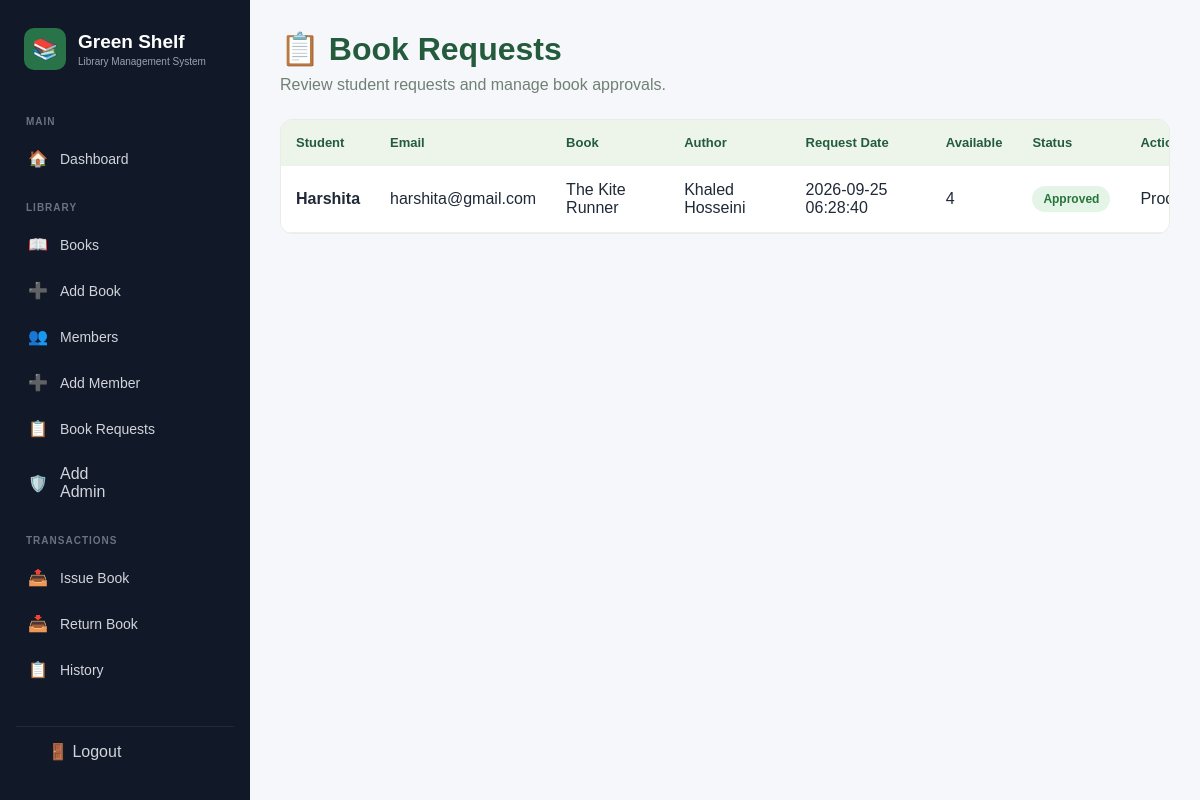
Page /book-requests.php (signed in) on the committed database.
### tables this page shows
CREATE TABLE `book_requests` (
  `id` int(11) NOT NULL,
  `member_id` int(11) NOT NULL,
  `book_id` int(11) NOT NULL,
  `request_date` timestamp NOT NULL DEFAULT current_timestamp(),
  `status` enum('Pending','Approved','Rejected') NOT NULL DEFAULT 'Pending'
);

CREATE TABLE `members` (
  `id` int(11) NOT NULL,
  `member_name` varchar(100) NOT NULL,
  `email` varchar(100) DEFAULT NULL,
  `phone` varchar(20) DEFAULT NULL,
  `address` text DEFAULT NULL,
  `password` varchar(255) DEFAULT NULL,
  `created_at` timestamp NOT NULL DEFAULT current_timestamp()
);

CREATE TABLE `books` (
  `id` int(11) NOT NULL,
  `title` varchar(150) NOT NULL,
  `author` varchar(100) NOT NULL,
  `isbn` varchar(50) DEFAULT NULL,
  `category` varchar(100) DEFAULT NULL,
  `quantity` int(11) NOT NULL DEFAULT 1,
  `available` int(11) NOT NULL DEFAULT 1,
  `created_at` timestamp NOT NULL DEFAULT current_timestamp()
);

### book-requests.php (the view, shortened to what this page needs)
<?php
require_once __DIR__ . "/config/db.php";
$sql = "SELECT
            r.id,
            r.request_date,
            r.status,
            m.member_name,
            m.email,
            b.title,
            b.author,
            b.available
        FROM book_requests r
        JOIN members m ON r.member_id = m.id
        JOIN books b ON r.book_id = b.id
        ORDER BY
            CASE WHEN r.status = 'Pending' THEN 0 ELSE 1 END,
            r.id DESC";
$result = mysqli_query($conn, $sql);
?>
<!DOCTYPE html>
<html lang="en">
<head>
    <link rel="stylesheet" href="assets/css/style.css">
</head>
<body>
<?php include __DIR__ . "/includes/sidebar.php"; ?>
<main class="requests-page">
    <div class="requests-heading">
        <h1>📋 Book Requests</h1>
        <p>Review student requests and manage book approvals.</p>
    </div>
    <?php if ($result && mysqli_num_rows($result) > 0): ?>
        <div class="requests-table-container">
            <table class="requests-table">
                <thead>
                    <tr>
                        <th>Student</th>
                        <th>Email</th>
                        <th>Book</th>
                        <th>Author</th>
                        <th>Request Date</th>
                        <th>Available</th>
                        <th>Status</th>
                        <th>Action</th>
                    </tr>
                </thead>
                <tbody>
                    <?php while ($request = mysqli_fetch_assoc($result)): ?>
                        <tr>
                            <td>
                                <strong>
                                    <?php echo htmlspecialchars($request["member_name"]); ?>
                                </strong>
                            </td>
                            <td>
                                <?php echo htmlspecialchars($request["email"]); ?>
                            </td>
                            <td>
                                <?php echo htmlspecialchars($request["title"]); ?>
                            </td>
                            <td>
                                <?php echo htmlspecialchars($request["author"]); ?>
                            </td>
                            <td>
                                <?php echo htmlspecialchars($request["request_date"]); ?>
                            </td>
                            <td>
                                <?php echo (int) $request["available"]; ?>
                            </td>
                            <td>
                                <?php
                                    $statusClass = "status-pending";
                                    if ($request["status"] === "Approved") {
                                        $statusClass = "status-approved";
                                    } elseif ($request["status"] === "Rejected") {
                                        $statusClass = "status-rejected";
                                    }
                                ?>
                                <span class="request-status <?php echo $statusClass; ?>">
                                    <?php echo htmlspecialchars($request["status"]); ?>
                                </span>
                            </td>
                            <td>
                                <?php if ($request["status"] === "Pending"): ?>
                                    <div class="request-actions">
                                        <form method="POST">
                                            <input
                                                type="hidden"
                                                name="request_id"
                                                value="<?php echo (int) $request["id"]; ?>"
                                            >
                                            <input
                                                type="hidden"
                                                name="action"
                                                value="approve"
                                            >
                                            <label>
                                                Due date
                                                <input
                                                    type="date"
                                                    name="due_date"
                                                    min="<?php echo date('Y-m-d'); ?>"
                                                    value="<?php echo date('Y-m-d', strtotime('+14 days')); ?>"
                                                    required
                                                >
                                            </label>
                                            <button
                                                type="submit"
                                                class="approve-btn"
                                                <?php echo (int) $request["available"] <= 0 ? "disabled" : ""; ?>
                                            >
                                                ✓ Approve & Issue
                                            </button>
                                        </form>
                                        <form method="POST"
                                              onsubmit="return confirm('Reject this book request?');">
                                            <input
                                                type="hidden"
                                                name="request_id"
                                                value="<?php echo (int) $request["id"]; ?>"
                                            >
                                            <input
                                                type="hidden"
                                                name="action"
                                                value="reject"
                                            >
                                            <button type="submit" class="reject-btn">
                                                ✕ Reject Request
                                            </button>
                                        </form>
                                    </div>
                                <?php else: ?>
                                    <span>Processed</span>
                                <?php endif; ?>
                            </td>
                        </tr>
                    <?php endwhile; ?>
                </tbody>
            </table>
        </div>
    <?php endif; ?>
</main>
</body>
</html>

### assets/css/style.css (style rules this page uses)
* { box-sizing: border-box; margin: 0; padding: 0; }
body { font-family: Arial, sans-serif; background: #f5f7fb; color: #1f2937; min-height: 100vh; }
main { margin-left: 250px; padding: 35px; }
table { width: 100%; border-collapse: collapse; }
th { text-align: left; background: #f9fafb; color: #6b7280; font-size: 13px; padding: 14px; }
td { padding: 14px; border-top: 1px solid #e5e7eb; }
html { scroll-behavior: smooth; }

### book-requests.php (style rules this page uses)
.requests-page { padding: 30px; }
.requests-heading { margin-bottom: 25px; }
.requests-heading h1 { color: #245b3c; margin-bottom: 8px; }
.requests-heading p { color: #718074; }
.requests-table-container { overflow-x: auto; background: white; border: 1px solid #e7eee6; border-radius: 12px; }
.requests-table { width: 100%; min-width: 950px; border-collapse: collapse; }
.requests-table th, .requests-table td { padding: 15px; text-align: left; border-bottom: 1px solid #edf1eb; }
.requests-table th { background: #edf5eb; color: #245b3c; }
.request-status { display: inline-block; padding: 6px 11px; border-radius: 20px; font-size: 12px; font-weight: 600; }
.status-approved { background: #e4f5e7; color: #28743b; }

### rows in the picture
book_requests: member.member_name "Harshita", member.email "harshita@gmail.com", book.title "The Kite Runner", book.author "Khaled Hosseini", request_date "2026-09-25 06:28:40", book.available "4", status "Approved", shows "Processed"
